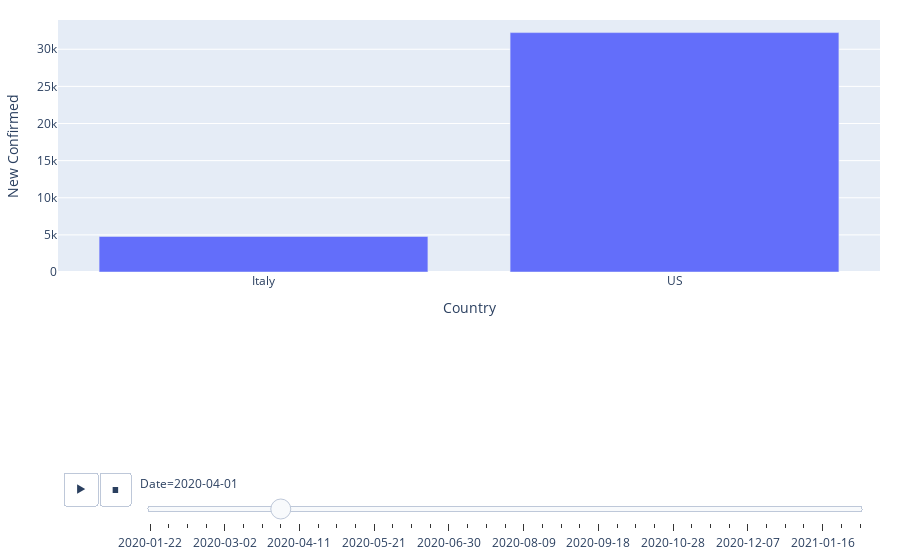

Notebook cell for this chart:
### Code cell
global_bar_graph_plotly(df, countries=["Italy", "US"])

### Figure 1 — Plotly figure (JSON) as saved in the notebook; plotly's stock layout.template omitted (floating-point values rounded to 4 significant figures)
{"data": [{"alignmentgroup": "True", "hovertemplate": "<b>%{hovertext}</b><br><br>Date=2020-04-01<br>Country=%{x}<br>New Confirmed=%{y}<extra></extra>", "hovertext": ["Italy", "US"], "ids": ["Italy", "US"], "legendgroup": "", "marker": {"color": "#636efa"}, "name": "", "offsetgroup": "", "orientation": "v", "showlegend": false, "textposition": "auto", "type": "bar", "x": ["Italy", "US"], "xaxis": "x", "y": [4782, 32243], "yaxis": "y"}], "layout": {"autosize": true, "barmode": "relative", "legend": {"tracegroupgap": 0}, "margin": {"b": 200, "l": 20, "r": 20, "t": 20}, "sliders": [{"active": 7, "currentvalue": {"prefix": "Date="}, "len": 0.9, "pad": {"r": 10, "t": 200}, "steps": [{"args": [["2020-01-22"], {"frame": {"duration": 0, "redraw": true}, "fromcurrent": true, "mode": "immediate", "transition": {"duration": 0, "easing": "linear"}}], "label": "2020-01-22", "method": "animate"}, {"args": [["2020-02-01"], {"frame": {"duration": 0, "redraw": true}, "fromcurrent": true, "mode": "immediate", "transition": {"duration": 0, "easing": "linear"}}], "label": "2020-02-01", "method": "animate"}, {"args": [["2020-02-11"], {"frame": {"duration": 0, "redraw": true}, "fromcurrent": true, "mode": "immediate", "transition": {"duration": 0, "easing": "linear"}}], "label": "2020-02-11", "method": "animate"}, {"args": [["2020-02-21"], {"frame": {"duration": 0, "redraw": true}, "fromcurrent": true, "mode": "immediate", "transition": {"duration": 0, "easing": "linear"}}], "label": "2020-02-21", "method": "animate"}, {"args": [["2020-03-02"], {"frame": {"duration": 0, "redraw": true}, "fromcurrent": true, "mode": "immediate", "transition": {"duration": 0, "easing": "linear"}}], "label": "2020-03-02", "method": "animate"}, {"args": [["2020-03-12"], {"frame": {"duration": 0, "redraw": true}, "fromcurrent": true, "mode": "immediate", "transition": {"duration": 0, "easing": "linear"}}], "label": "2020-03-12", "method": "animate"}, {"args": [["2020-03-22"], {"frame": {"duration": 0, "redraw": true}, "fromcurrent": true, "mode": "immediate", "transition": {"duration": 0, "easing": "linear"}}], "label": "2020-03-22", "method": "animate"}, {"args": [["2020-04-01"], {"frame": {"duration": 0, "redraw": true}, "fromcurrent": true, "mode": "immediate", "transition": {"duration": 0, "easing": "linear"}}], "label": "2020-04-01", "method": "animate"}, {"args": [["2020-04-11"], {"frame": {"duration": 0, "redraw": true}, "fromcurrent": true, "mode": "immediate", "transition": {"duration": 0, "easing": "linear"}}], "label": "2020-04-11", "method": "animate"}, {"args": [["2020-04-21"], {"frame": {"duration": 0, "redraw": true}, "fromcurrent": true, "mode": "immediate", "transition": {"duration": 0, "easing": "linear"}}], "label": "2020-04-21", "method": "animate"}, {"args": [["2020-05-01"], {"frame": {"duration": 0, "redraw": true}, "fromcurrent": true, "mode": "immediate", "transition": {"duration": 0, "easing": "linear"}}], "label": "2020-05-01", "method": "animate"}, {"args": [["2020-05-11"], {"frame": {"duration": 0, "redraw": true}, "fromcurrent": true, "mode": "immediate", "transition": {"duration": 0, "easing": "linear"}}], "label": "2020-05-11", "method": "animate"}, {"args": [["2020-05-21"], {"frame": {"duration": 0, "redraw": true}, "fromcurrent": true, "mode": "immediate", "transition": {"duration": 0, "easing": "linear"}}], "label": "2020-05-21", "method": "animate"}, {"args": [["2020-05-31"], {"frame": {"duration": 0, "redraw": true}, "fromcurrent": true, "mode": "immediate", "transition": {"duration": 0, "easing": "linear"}}], "label": "2020-05-31", "method": "animate"}, {"args": [["2020-06-10"], {"frame": {"duration": 0, "redraw": true}, "fromcurrent": true, "mode": "immediate", "transition": {"duration": 0, "easing": "linear"}}], "label": "2020-06-10", "method": "animate"}, {"args": [["2020-06-20"], {"frame": {"duration": 0, "redraw": true}, "fromcurrent": true, "mode": "immediate", "transition": {"duration": 0, "easing": "linear"}}], "label": "2020-06-20", "method": "animate"}, {"args": [["2020-06-30"], {"frame": {"duration": 0, "redraw": true}, "fromcurrent": true, "mode": "immediate", "transition": {"duration": 0, "easing": "linear"}}], "label": "2020-06-30", "method": "animate"}, {"args": [["2020-07-10"], {"frame": {"duration": 0, "redraw": true}, "fromcurrent": true, "mode": "immediate", "transition": {"duration": 0, "easing": "linear"}}], "label": "2020-07-10", "method": "animate"}, {"args": [["2020-07-20"], {"frame": {"duration": 0, "redraw": true}, "fromcurrent": true, "mode": "immediate", "transition": {"duration": 0, "easing": "linear"}}], "label": "2020-07-20", "method": "animate"}, {"args": [["2020-07-30"], {"frame": {"duration": 0, "redraw": true}, "fromcurrent": true, "mode": "immediate", "transition": {"duration": 0, "easing": "linear"}}], "label": "2020-07-30", "method": "animate"}, {"args": [["2020-08-09"], {"frame": {"duration": 0, "redraw": true}, "fromcurrent": true, "mode": "immediate", "transition": {"duration": 0, "easing": "linear"}}], "label": "2020-08-09", "method": "animate"}, {"args": [["2020-08-19"], {"frame": {"duration": 0, "redraw": true}, "fromcurrent": true, "mode": "immediate", "transition": {"duration": 0, "easing": "linear"}}], "label": "2020-08-19", "method": "animate"}, {"args": [["2020-08-29"], {"frame": {"duration": 0, "redraw": true}, "fromcurrent": true, "mode": "immediate", "transition": {"duration": 0, "easing": "linear"}}], "label": "2020-08-29", "method": "animate"}, {"args": [["2020-09-08"], {"frame": {"duration": 0, "redraw": true}, "fromcurrent": true, "mode": "immediate", "transition": {"duration": 0, "easing": "linear"}}], "label": "2020-09-08", "method": "animate"}, {"args": [["2020-09-18"], {"frame": {"duration": 0, "redraw": true}, "fromcurrent": true, "mode": "immediate", "transition": {"duration": 0, "easing": "linear"}}], "label": "2020-09-18", "method": "animate"}, {"args": [["2020-09-28"], {"frame": {"duration": 0, "redraw": true}, "fromcurrent": true, "mode": "immediate", "transition": {"duration": 0, "easing": "linear"}}], "label": "2020-09-28", "method": "animate"}, {"args": [["2020-10-08"], {"frame": {"duration": 0, "redraw": true}, "fromcurrent": true, "mode": "immediate", "transition": {"duration": 0, "easing": "linear"}}], "label": "2020-10-08", "method": "animate"}, {"args": [["2020-10-18"], {"frame": {"duration": 0, "redraw": true}, "fromcurrent": true, "mode": "immediate", "transition": {"duration": 0, "easing": "linear"}}], "label": "2020-10-18", "method": "animate"}, {"args": [["2020-10-28"], {"frame": {"duration": 0, "redraw": true}, "fromcurrent": true, "mode": "immediate", "transition": {"duration": 0, "easing": "linear"}}], "label": "2020-10-28", "method": "animate"}, {"args": [["2020-11-07"], {"frame": {"duration": 0, "redraw": true}, "fromcurrent": true, "mode": "immediate", "transition": {"duration": 0, "easing": "linear"}}], "label": "2020-11-07", "method": "animate"}, {"args": [["2020-11-17"], {"frame": {"duration": 0, "redraw": true}, "fromcurrent": true, "mode": "immediate", "transition": {"duration": 0, "easing": "linear"}}], "label": "2020-11-17", "method": "animate"}, {"args": [["2020-11-27"], {"frame": {"duration": 0, "redraw": true}, "fromcurrent": true, "mode": "immediate", "transition": {"duration": 0, "easing": "linear"}}], "label": "2020-11-27", "method": "animate"}, {"args": [["2020-12-07"], {"frame": {"duration": 0, "redraw": true}, "fromcurrent": true, "mode": "immediate", "transition": {"duration": 0, "easing": "linear"}}], "label": "2020-12-07", "method": "animate"}, {"args": [["2020-12-17"], {"frame": {"duration": 0, "redraw": true}, "fromcurrent": true, "mode": "immediate", "transition": {"duration": 0, "easing": "linear"}}], "label": "2020-12-17", "method": "animate"}, {"args": [["2020-12-27"], {"frame": {"duration": 0, "redraw": true}, "fromcurrent": true, "mode": "immediate", "transition": {"duration": 0, "easing": "linear"}}], "label": "2020-12-27", "method": "animate"}, {"args": [["2021-01-06"], {"frame": {"duration": 0, "redraw": true}, "fromcurrent": true, "mode": "immediate", "transition": {"duration": 0, "easing": "linear"}}], "label": "2021-01-06", "method": "animate"}, {"args": [["2021-01-16"], {"frame": {"duration": 0, "redraw": true}, "fromcurrent": true, "mode": "immediate", "transition": {"duration": 0, "easing": "linear"}}], "label": "2021-01-16", "method": "animate"}, {"args": [["2021-01-26"], {"frame": {"duration": 0, "redraw": true}, "fromcurrent": true, "mode": "immediate", "transition": {"duration": 0, "easing": "linear"}}], "label": "2021-01-26", "method": "animate"}, {"args": [["2021-02-05"], {"frame": {"duration": 0, "redraw": true}, "fromcurrent": true, "mode": "immediate", "transition": {"duration": 0, "easing": "linear"}}], "label": "2021-02-05", "method": "animate"}], "x": 0.1, "xanchor": "left", "y": 0, "yanchor": "top"}], "updatemenus": [{"active": 1, "buttons": [{"args": [null, {"frame": {"duration": 1000, "redraw": true}, "fromcurrent": true, "mode": "immediate", "transition": {"duration": 500, "easing": "linear"}}], "label": "&#9654;", "method": "animate"}, {"args": [[null], {"frame": {"duration": 0, "redraw": true}, "fromcurrent": true, "mode": "immediate", "transition": {"duration": 0, "easing": "linear"}}], "label": "&#9724;", "method": "animate"}], "direction": "left", "pad": {"r": 10, "t": 200}, "showactive": false, "type": "buttons", "x": 0.1, "xanchor": "right", "y": 0, "yanchor": "top"}], "xaxis": {"anchor": "y", "autorange": true, "domain": [0, 1], "range": [-0.5, 1.5], "title": {"text": "Country"}, "type": "category"}, "yaxis": {"anchor": "x", "autorange": true, "domain": [0, 1], "range": [0, 2791.0], "title": {"text": "New Confirmed"}, "type": "linear"}}}
